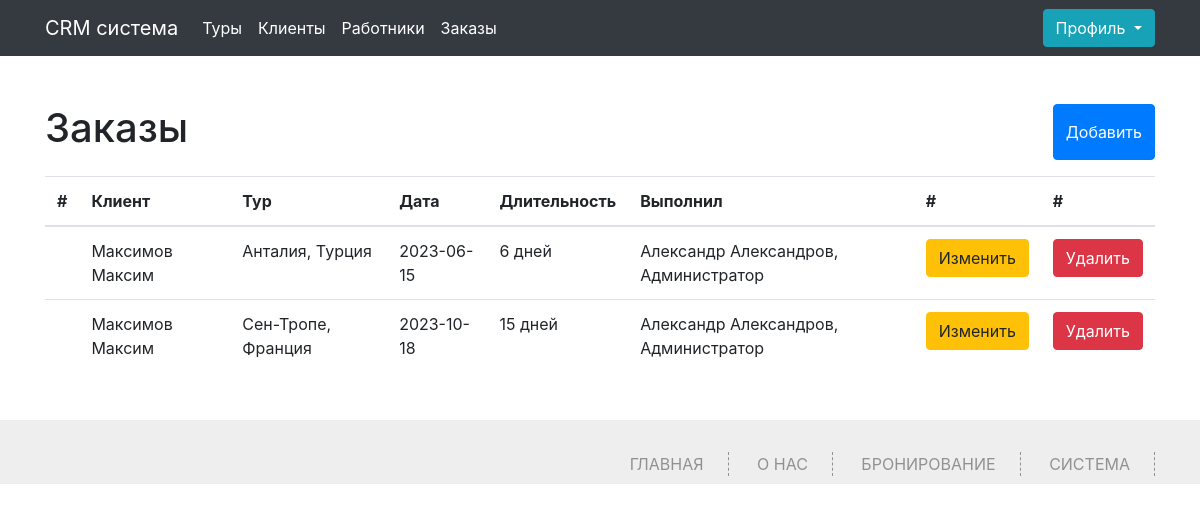
The page /orders (signed in) on the database as committed earlier.
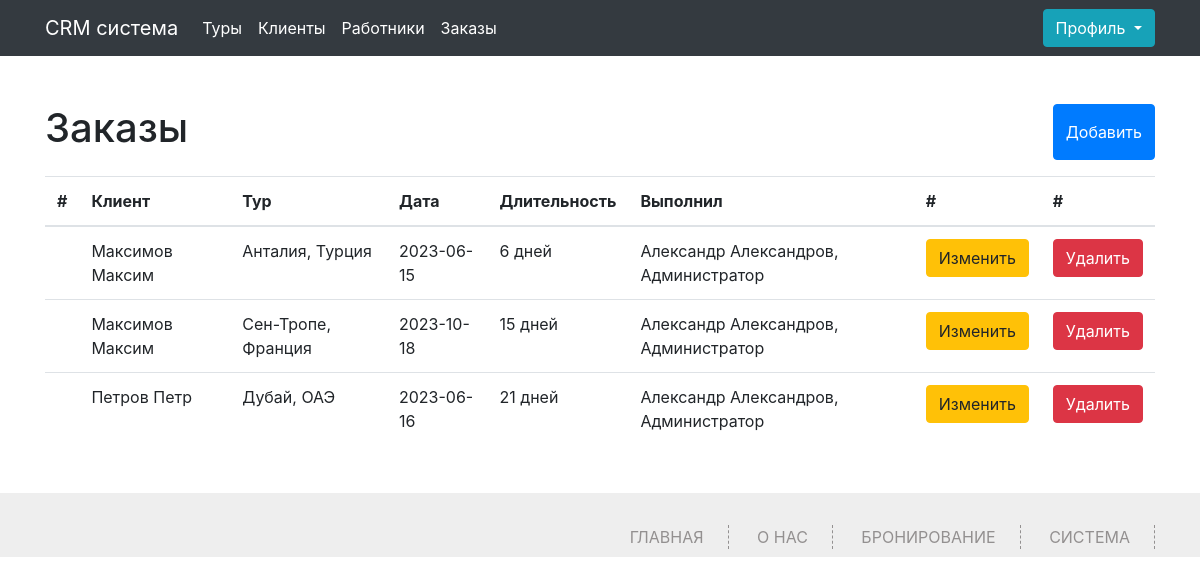
The same page on the database as committed later.
### app.py (models this page shows, shortened)
class Orders(db.Model):
    id = db.Column(db.Integer,primary_key=True)
    id_client = db.Column(db.Integer, db.ForeignKey('client.id'))
    id_tur = db.Column(db.Integer, db.ForeignKey('tur.id'))
    id_worker = db.Column(db.Integer, db.ForeignKey('worker.id'))
    date = db.Column(db.String(100))

class Client(db.Model):
    id = db.Column(db.Integer,primary_key=True)
    name = db.Column(db.String(100))
    surname = db.Column(db.String(100))
    secondname = db.Column(db.String(100))
    phone = db.Column(db.Integer,unique=True)
    order_id = db.relationship('Orders', backref='client', lazy='dynamic')

class Tur(db.Model):
    id = db.Column(db.Integer,primary_key=True)
    title = db.Column(db.String(100))
    price = db.Column(db.Integer)
    duration = db.Column(db.Integer)
    order_id = db.relationship('Orders', backref='tur', lazy='dynamic')

class Worker(db.Model):
    id = db.Column(db.Integer,primary_key=True)
    name = db.Column(db.String(100))
    surname = db.Column(db.String(100))
    secondname = db.Column(db.String(100))
    phone = db.Column(db.Integer,unique=True)
    pasport = db.Column(db.Integer,unique=True)
    job = db.Column(db.String(100))
    password = db.Column(db.String(100))
    root = db.Column(db.Integer, default=0)
    order_id = db.relationship('Orders', backref='worker', lazy='dynamic')

### app.py (the view, shortened to what this page needs)
@app.route('/orders', methods=['GET', 'POST'])
def orders():
    if 'name' not in session:
        abort(401)
    orders = Orders.query.all()
    turs = Tur.query.all()
    clients = Client.query.all()
    worker = Worker.query.filter_by(phone=session['name']).first()
    clients_list = []
    worker_list = []
    tur_list = []
    for order in orders:
        q_client = Client.query.filter_by(id=order.id_client).first()
        clients_list.append(q_client)
        q_worker = Worker.query.filter_by(id=order.id_worker).first()
        worker_list.append(q_worker)
        q_tur = Tur.query.filter_by(id=order.id_tur).first()
        tur_list.append(q_tur)
    return render_template("orders.html",turs=turs,clients=clients,orders=orders,zip=zip,clients_list=clients_list,worker_list=worker_list, tur_list= tur_list)

### app.py (called while the page is built)
@app.context_processor
def inject_user():
    def get_user_name():
        if 'name' in session:
            return Worker.query.filter_by(phone=session['name']).first()
    return dict(active_user=get_user_name())

### templates/orders.html (shortened to what this page needs)
{% extends 'base.html' %}
{% block main %}
<div class="container">
	<div class="content my-5">
		<div class="d-flex justify-content-between my-3">
			<h1>Заказы</h1>
			<button type="button" class="btn btn-primary" data-toggle="modal" data-target="#exampleModal">
				Добавить
			  </button>
		</div>
  {% if not orders%}
  <h2>Список пуст!</h2>
  {%else%}
		<table class="table">
			<thead>
			  <tr>
				<th scope="col">#</th>
				<th scope="col">Клиент</th>
				<th scope="col">Тур</th>
				<th scope="col">Дата</th>
				<th scope="col">Длительность</th>
				<th scope="col">Выполнил</th>
				<th scope="col">#</th>
				<th scope="col">#</th>
			  </tr>
			</thead>
			<tbody>
				{%for order,client,tur,worker in zip(orders,clients_list,tur_list,worker_list)%}
			  <tr>
				<th scope="row"></th>
				<td>{{client.surname}} {{client.name}}</td>
				<td>{{tur.title}}</td>
				<td>{{order.date}}</td>
				<td>{{tur.duration}} дней</td>
				{%if worker%}
				<td>{{worker.name}} {{worker.surname}}, {{worker.job}}</td>
				{%else%}
				<td>Самостоятельно</td>
				{%endif%}
<td>				<button type="button" class="btn btn-warning" data-toggle="modal" data-target="#exampleModal{{order.id}}"> Изменить</button>
</td>
				<td><a href="/delete_order/{{order.id}}" class="btn btn-danger">Удалить</a></td>
			  </tr>
			  {%endfor%}
			</tbody>
		  </table>
		  {%endif%}
	</div>
</div>
{% endblock %}

Rows that differ between the two databases and show on the page:
added Orders: surname "Петров", name "Петр", title "Дубай, ОАЭ", date "2023-06-16", duration "21", name "Александр", surname "Александров", job "Администратор"
